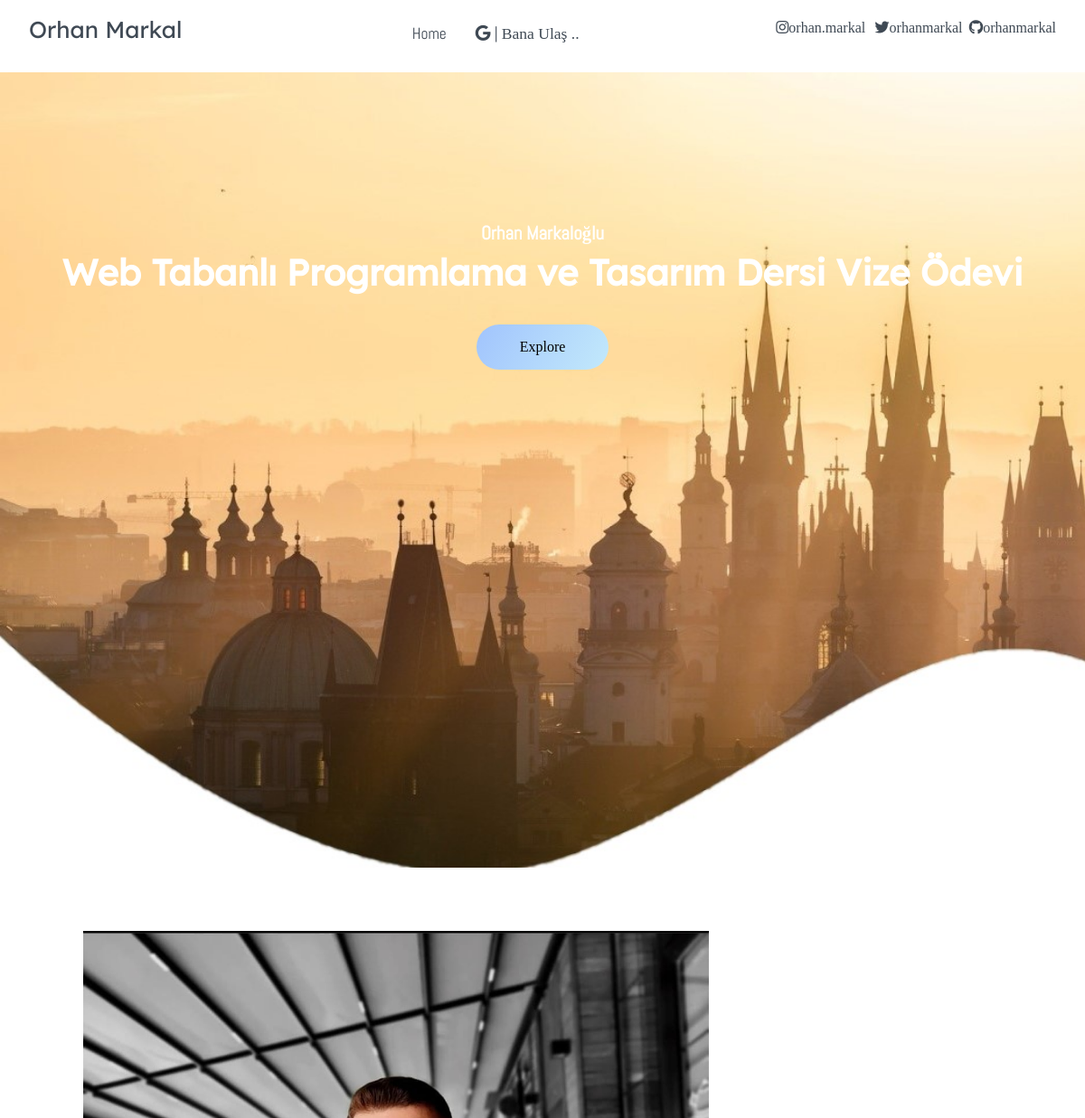
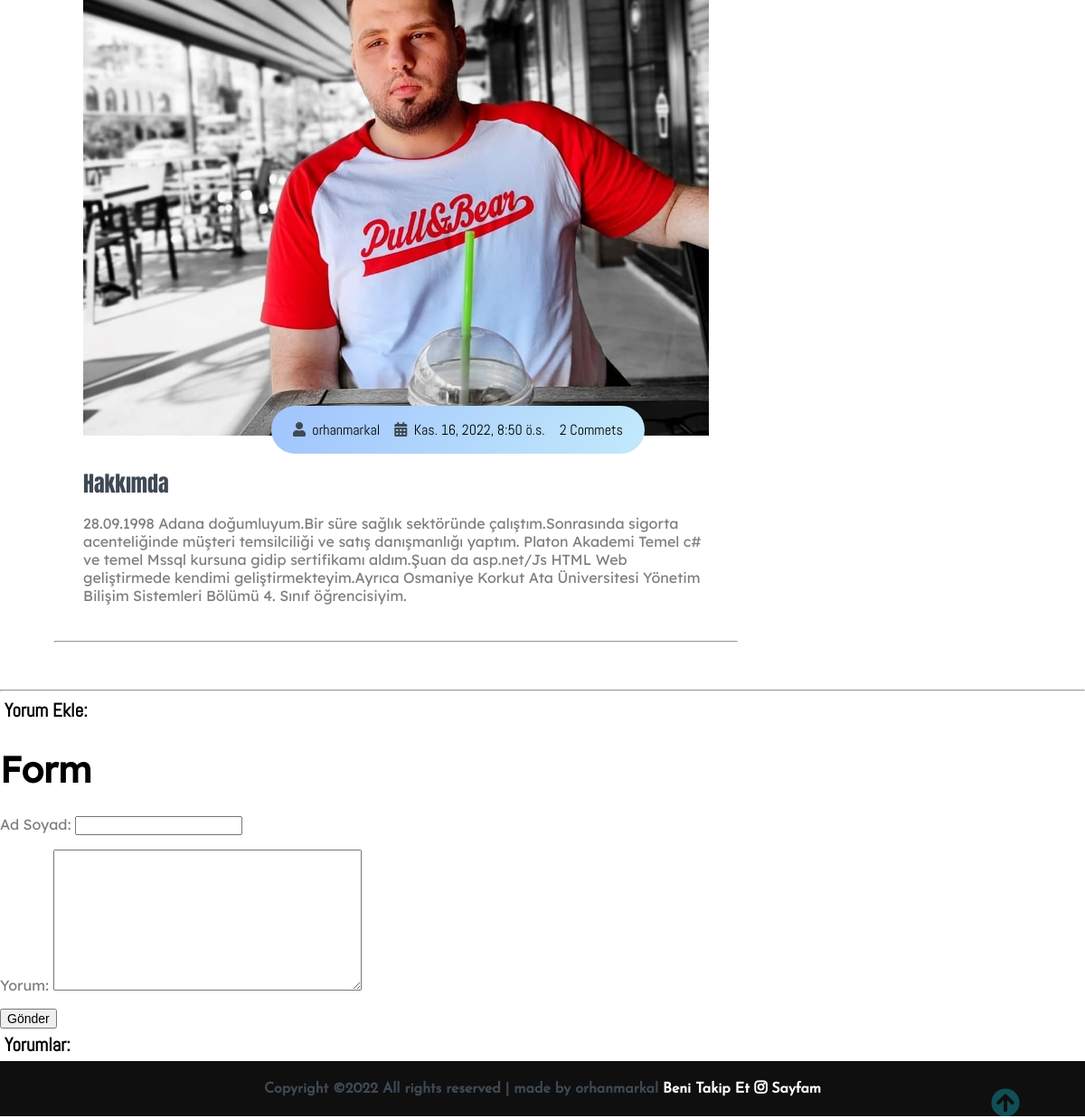
Screenshot of /post/hakkimda/ with the database file from the repository (2 pictures, top to bottom).
### blog/models.py (models this page shows, shortened)
class Post(models.Model):
    category = models.ForeignKey(Category,on_delete=models.CASCADE)
    user = models.ForeignKey('auth.User', related_name='post', on_delete=models.CASCADE)
    title = models.CharField(max_length=120, verbose_name='Başlık')
    content = models.TextField(verbose_name='İçerik')
    publishing_date =models.DateTimeField(verbose_name='Yayınlanma Tarihi', auto_now_add=True)
    image = models.ImageField(null=True, blank=True, upload_to='post')
    slug = models.SlugField(editable=False, unique=True)
    read = models.IntegerField(default = 0) #popüler post için
    class Meta:
        ordering  = ['-publishing_date', 'id']

### blog/views.py (the view)
# urls.py: path('post/<slug:slug>/', post_detail, name='detail'),
def post_detail(request, slug):
    post = get_object_or_404(Post, slug=slug)
    form = CommentForm(request.POST or None)
    if form.is_valid():
        comment = form.save(commit=False)
        comment.post=post
        comment.save()
        return HttpResponseRedirect(post.get_absolute_url())
    read = post.read
    read += 1
    degıs = Post.objects.filter(slug=slug).update(read=read)
    context = {
        'post' : post,
        'form' : form,
    }
    return render(request, 'detail.html', context)

### blog/forms.py
class CommentForm(forms.ModelForm):
    class Meta:
        model = Comments
        fields= [
            'name',
            'content',
        ]

### templates/detail.html (shortened to what this page needs)
{% extends 'base.html' %}
{% load static %}
{% block content %}
    <main>
        <section class="site-title">
            <div class="site-background" data-aos="fade-up" data-aos-delay="100">
                <h3>Orhan Markaloğlu</h3>
                <h1>Web Tabanlı Programlama ve Tasarım Dersi Vize Ödevi</h1>
                <button class="btn">Explore</button>
            </div>
        </section>
        <br><br><br>
        <section class="container">
            <div class="site-content">
                <div class="posts">
                    <div class="post-content" data-aos="zoom-in" data-aos-delay="200">
                        <div class="post-image">
                            <div>
                                {% if post.image %}
                                <img src="{{ post.image.url }}" class="img" alt="blog1">
                                {% else %}
                                <br>
                                {% endif %}
                            </div>
                            <div class="post-info flex-row">
                                <span><i class="fas fa-user text-gray"></i>&nbsp;&nbsp;{{post.user}}</span>
                                <span><i class="fas fa-calendar-alt text-gray"></i>&nbsp;&nbsp;{{post.publishing_date}}</span>
                                <span>2 Commets</span>
                            </div>
                        </div>
                        <div class="post-title">
                            <a href="#">{{post.title}}</a>
                            <p>{{post.content}}
                            </p>
                        </div>
                    </div>
                    <hr>
                </div>
            </div>
        </section>
        <br><br><hr>
        <h3>Yorum Ekle:</h3>
        {% include 'forms.html' %}
    </main>
    <h3>Yorumlar:</h3>
    <div>
 {% endblock %}

### static/css/all.css (style rules this page uses)
.fa, .fas, .far, .fal, .fad, .fab { -moz-osx-font-smoothing: grayscale; -webkit-font-smoothing: antialiased; display: inline-block; font-style: normal; font-variant: normal; text-rendering: auto; line-height: 1; }
.fa-calendar-alt:before { content: "\f073"; }
.fa-user:before { content: "\f007"; }
.fa, .fas { font-family: 'Font Awesome 5 Free'; font-weight: 900; }

### static/css/Style.css (style rules this page uses)
html, body { margin: 0%; box-sizing: border-box; overflow-x: hidden; }
:root { --text-gray: #3f4954; --text-light : #686666da; --bg-color: #0f0f0f; --white: #ffffff; --midnight: #104f55; --sky: linear-gradient(120deg, #a1c4fd 0%, #c2e9fb 100%); --Abel: 'Abel', cursive; --Anton: 'Anton', cursive; --Josefin : 'Josefin', cursive; --Lexend: 'Lexend', cursive; --Livvic : 'Livvic', cursive; }
a { text-decoration: none; color: var(--text-gray); }
.flex-row { display: flex; flex-direction: row; flex-wrap: wrap; }
h1 { font-family: var(--Lexend); font-size: 2.5rem; }
h3 { font-family: var(--Abel); font-size: 1.3rem; }
button.btn { border: none; border-radius: 2rem; padding: 1rem 3rem; font-size: 1rem; font-family: var(--Livvic); cursor: pointer; }
span { font-family: var(--Abel); }
.container { margin: 0 5vw; }
.text-gray { color: var(--text-gray); }
p { font-family: var(--Lexend); color: var(--text-light); }
main .site-title { background: url('../assets/Background-image.jpg'); background-size: cover; height: 110vh; display: flex; justify-content: center; }
main .site-title .site-background { padding-top: 10rem; text-align: center; color: var(--white); }
main .site-title h1, h3 { margin: .3rem; }
main .site-title .btn { margin: 1.8rem; background: var(--sky); }
main .site-content { display: grid; grid-template-columns: 70% 30%; }
main .post-content { width: 100%; }
main .site-content .post-content > .post-image, .post-title { padding: 1rem 2rem; position: relative; }
main .site-content .post-content > .post-image .post-info { background: var(--sky); padding: 1rem; position: absolute; bottom: 0%; left: 20vw; border-radius: 3rem; }
main .site-content .post-content > .post-image > div { overflow: hidden; }
main .site-content .post-content > .post-image .img { width: 100%; transition: all 1s ease; }
main .site-content .post-content > .post-image .post-info span { margin: 0 .5rem; }
main .post-content .post-title a { font-family: var(--Anton); font-size: 1.5rem; }

### rows the page displays
Post: image (picture), user "orhanmarkal", publishing_date "Kas. 16, 2022, 8:50 ö.s.", title "Hakkımda", content "28.09.1998 Adana doğumluyum.Bir süre sağlık sektöründe çalıştım.Sonrasında sigorta acenteliğinde müşteri temsilciliği ve satış danışmanlığı yaptım. Platon Akademi Temel c# ve temel Mssql kursuna gidip sertifikamı aldım.Şuan da asp.net/Js HTML Web geliştirmede kendimi geliştirmekteyim.Ayrıca Osmaniye Korkut Ata Üniversitesi Yönetim Bilişim Sistemleri Bölümü 4. Sınıf öğrencisiyim."
